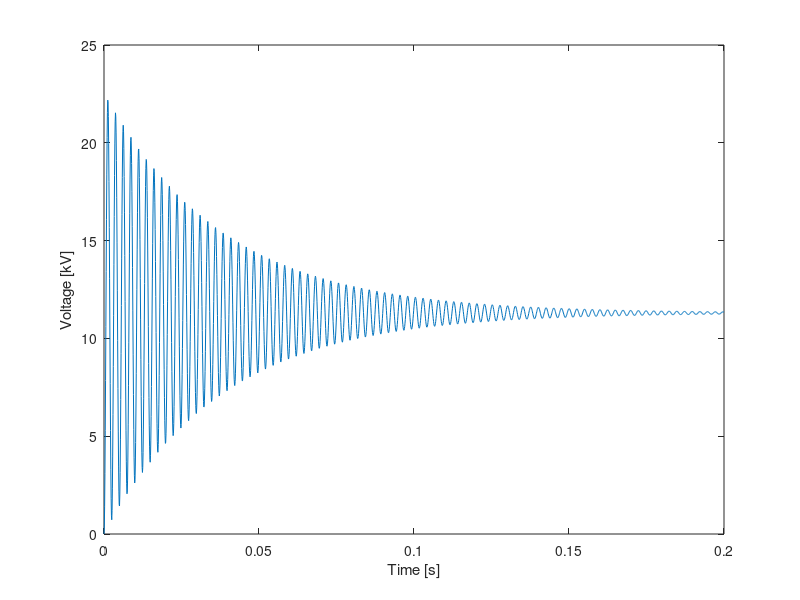

Recreate this plot in MATLAB.
thisFolder = fileparts(which(mfilename));
addpath(genpath(thisFolder));

r_L = 1; L = 19e-3; C = 8.2e-6;
w_n = 1/sqrt(L*C)
zeta = 1/2*r_L/(sqrt(L/C))
w_d = w_n*sqrt(1-zeta^2)
lambda = (-r_L/L + sqrt((r_L/L)^2 - 4/(L*C)))/2
Qfactor = w_n*L/r_L
V_LL = 13.8e3;
V_ph = V_LL/sqrt(3);
f_fun = 60;
w_fun = 2*pi*f_fun;
X_L = w_fun*L;
X_C = 1/(w_fun*C);
X = X_L - X_C;
Z = r_L + 1j*X
I_ph = V_ph/Z
Q_kVAr = 3*abs(I_ph)^2*X*1e-3
phi = acos(zeta)
t = 0:1e-4:2e-1;
x_ss_kV = 11.3;
x_t_kV = x_ss_kV * (1 - (1/sqrt(1-zeta^2)) * exp(-zeta*w_n*t) .* sin(w_d*t + phi));
plot(t, x_t_kV)
xlabel('Time [s]')
ylabel('Voltage [kV]')
saveas(gcf, 'ee582_1.png')
